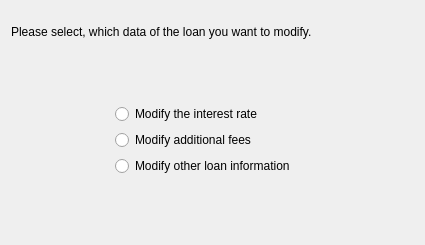
    <widget class="QWidget" name="m_editSelectionPage">
      <attribute name="title">
        <string>Edit selection</string>
      </attribute>
      <layout class="QVBoxLayout">
        <property name="margin">
          <number>11</number>
        </property>
        <property name="spacing">
          <number>6</number>
        </property>
        <item>
          <widget class="QLabel" name="TextLabel2_2_1">
            <property name="text">
              <string>
Please select, which data of the loan you want to modify.</string>
            </property>
            <property name="alignment">
              <set>Qt::AlignTop</set>
            </property>
            <property name="wordWrap">
              <bool>true</bool>
            </property>
          </widget>
        </item>
        <item>
          <spacer name="Spacer64">
            <property name="sizeHint">
              <size>
                <width>0</width>
                <height>48</height>
              </size>
            </property>
            <property name="sizeType">
              <enum>QSizePolicy::Expanding</enum>
            </property>
            <property name="orientation">
              <enum>Qt::Vertical</enum>
            </property>
          </spacer>
        </item>
        <item>
          <layout class="QHBoxLayout">
            <property name="margin">
              <number>0</number>
            </property>
            <property name="spacing">
              <number>6</number>
            </property>
            <item>
              <spacer name="Spacer67_4">
                <property name="sizeHint">
                  <size>
                    <width>93</width>
                    <height>0</height>
                  </size>
                </property>
                <property name="sizeType">
                  <enum>QSizePolicy::Expanding</enum>
                </property>
                <property name="orientation">
                  <enum>Qt::Horizontal</enum>
                </property>
              </spacer>
            </item>
            <item>
              <widget class="QFrame" name="frame">
                <property name="frameShape">
                  <enum>QFrame::NoFrame</enum>
                </property>
                <property name="frameShadow">
                  <enum>QFrame::Plain</enum>
                </property>
                <layout class="QVBoxLayout">
                  <property name="margin">
                    <number>11</number>
                  </property>
                  <property name="spacing">
                    <number>6</number>
                  </property>
                  <item>
                    <widget class="QRadioButton" name="m_editInterestRateButton">
                      <property name="text">
                        <string>Modify the interest rate</string>
                      </property>
                      <attribute name="buttonGroup">
                        <string>m_selectionButtonGroup</string>
                      </attribute>
                    </widget>
                  </item>
                  <item>
                    <widget class="QRadioButton" name="m_editOtherCostButton">
                      <property name="text">
                        <string>Modify additional fees</string>
                      </property>
                      <attribute name="buttonGroup">
                        <string>m_selectionButtonGroup</string>
                      </attribute>
                    </widget>
                  </item>
                  <item>
                    <widget class="QRadioButton" name="m_editOtherInfoButton">
                      <property name="text">
                        <string>Modify other loan information</string>
                      </property>
                      <attribute name="buttonGroup">
                        <string>m_selectionButtonGroup</string>
                      </attribute>
                    </widget>
                  </item>
                </layout>
              </widget>
            </item>
            <item>
              <spacer name="Spacer66">
                <property name="sizeHint">
                  <size>
                    <width>108</width>
                    <height>0</height>
                  </size>
                </property>
                <property name="sizeType">
                  <enum>QSizePolicy::Expanding</enum>
                </property>
                <property name="orientation">
                  <enum>Qt::Horizontal</enum>
                </property>
              </spacer>
            </item>
          </layout>
        </item>
        <item>
          <spacer name="Spacer65">
            <property name="sizeHint">
              <size>
                <width>0</width>
                <height>47</height>
              </size>
            </property>
            <property name="sizeType">
              <enum>QSizePolicy::Expanding</enum>
            </property>
            <property name="orientation">
              <enum>Qt::Vertical</enum>
            </property>
          </spacer>
        </item>
      </layout>
    </widget>
